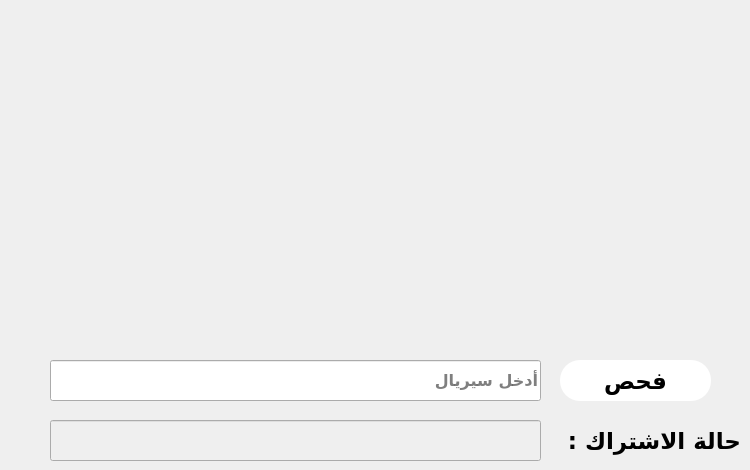
     <widget class="QWidget" name="tab">
      <attribute name="title">
       <string>الرئسية</string>
      </attribute>
      <widget class="QLabel" name="label_5">
       <property name="geometry">
        <rect>
         <x>10</x>
         <y>10</y>
         <width>561</width>
         <height>291</height>
        </rect>
       </property>
       <property name="styleSheet">
        <string notr="true">image: url(:/newPrefix/like pro/logo middle.png);</string>
       </property>
       <property name="text">
        <string/>
       </property>
      </widget>
      <widget class="QLineEdit" name="lineEdit_4">
       <property name="geometry">
        <rect>
         <x>50</x>
         <y>360</y>
         <width>491</width>
         <height>41</height>
        </rect>
       </property>
       <property name="font">
        <font>
         <family>Almarai</family>
         <pointsize>12</pointsize>
         <weight>75</weight>
         <bold>true</bold>
        </font>
       </property>
       <property name="placeholderText">
        <string>أدخل سيريال</string>
       </property>
       <property name="cursorMoveStyle">
        <enum>Qt::LogicalMoveStyle</enum>
       </property>
       <property name="clearButtonEnabled">
        <bool>true</bool>
       </property>
      </widget>
      <widget class="QPushButton" name="pushButton_49">
       <property name="geometry">
        <rect>
         <x>560</x>
         <y>360</y>
         <width>151</width>
         <height>41</height>
        </rect>
       </property>
       <property name="font">
        <font>
         <family>Almarai</family>
         <pointsize>17</pointsize>
         <weight>75</weight>
         <bold>true</bold>
        </font>
       </property>
       <property name="cursor">
        <cursorShape>PointingHandCursor</cursorShape>
       </property>
       <property name="styleSheet">
        <string notr="true">border-radius: 20px;
background-color: rgb(255, 255, 255);

</string>
       </property>
       <property name="text">
        <string>فحص</string>
       </property>
       <property name="icon">
        <iconset>
         <normaloff>:/newPrefix/Desktop/like pro/فتح موقع الواتساب.png</normaloff>:/newPrefix/Desktop/like pro/فتح موقع الواتساب.png</iconset>
       </property>
       <property name="iconSize">
        <size>
         <width>283</width>
         <height>65</height>
        </size>
       </property>
      </widget>
      <widget class="QLineEdit" name="lineEdit_5">
       <property name="enabled">
        <bool>false</bool>
       </property>
       <property name="geometry">
        <rect>
         <x>50</x>
         <y>420</y>
         <width>491</width>
         <height>41</height>
        </rect>
       </property>
       <property name="font">
        <font>
         <family>Almarai</family>
         <pointsize>12</pointsize>
         <weight>75</weight>
         <bold>true</bold>
        </font>
       </property>
       <property name="toolTip">
        <string/>
       </property>
       <property name="statusTip">
        <string/>
       </property>
       <property name="accessibleDescription">
        <string/>
       </property>
       <property name="autoFillBackground">
        <bool>false</bool>
       </property>
       <property name="inputMethodHints">
        <set>Qt::ImhNone</set>
       </property>
       <property name="placeholderText">
        <string/>
       </property>
      </widget>
      <widget class="QLabel" name="label_18">
       <property name="geometry">
        <rect>
         <x>550</x>
         <y>420</y>
         <width>191</width>
         <height>41</height>
        </rect>
       </property>
       <property name="font">
        <font>
         <family>Almarai</family>
         <pointsize>17</pointsize>
         <weight>75</weight>
         <bold>true</bold>
        </font>
       </property>
       <property name="layoutDirection">
        <enum>Qt::LeftToRight</enum>
       </property>
       <property name="text">
        <string>حالة الاشتراك :</string>
       </property>
      </widget>
     </widget>
